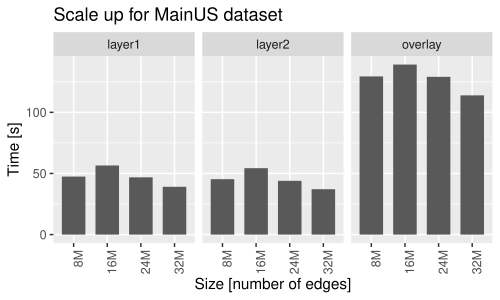

Source code (R):
library(tidyverse)
setwd("/home/and/Documents/Papers/SDCEL/figures/experiments/MainUS_scaleup/")

data0 = enframe(read_lines("MainUS_scaleup_v01.txt"), value="line")

data1 = data0 %>%
  filter(str_detect(line, 'TIME')) 

fields1 = c("ts","start","appId","time","tag","stage","data")
fields2 = c("dataset", "tolerance", "overlay_method", "overlay_level", "partitions", "nodes", "run")
fields3 = c(NA, NA, NA, "size")
data2 = data1 %>% 
  separate(sep = "\\|", col = "line", into = fields1, extra = "drop") %>%
  separate(sep = "_"  , col = "data", into = fields2, extra = "drop") %>%
  separate(sep = "/"  , col = "dataset", into = fields3, extra = "drop") %>%
  filter(stage == "layer1" | stage == "layer2" | stage == "overlay") %>%
  select(time, stage, size) %>%
  mutate(time = as.numeric(time) / 1000.0, size = as.factor(size)) %>%
  mutate(size = recode_factor(size, S0 = "8M", S1 = "16M", S2 = "24M", S3 = "32M"))

size_labels = c("8M", "16M", "24M", "32M")
data3 = data2 %>%
  group_by(size, stage) %>% summarise(time = mean(time))  %>%
  mutate(size = fct_relevel(size, size_labels))

write_tsv(data3, "MainUS_scaleup.tsv")

p = ggplot(data3, aes(x = size, y = time)) + 
  geom_col(width = 0.7, position="dodge") + 
  theme(axis.text.x = element_text(angle = 90, hjust = 1)) +
  labs(x="Size [number of edges]", y="Time [s]", title=paste0("Scale up for MainUS dataset")) +
  facet_wrap(~ stage)
plot(p)

W = as.numeric(Sys.getenv("R_WIDTH"))
H = as.numeric(Sys.getenv("R_HEIGHT"))
ggsave(paste0("MainUS_scaleup.pdf"), width = 5, height = 3)
